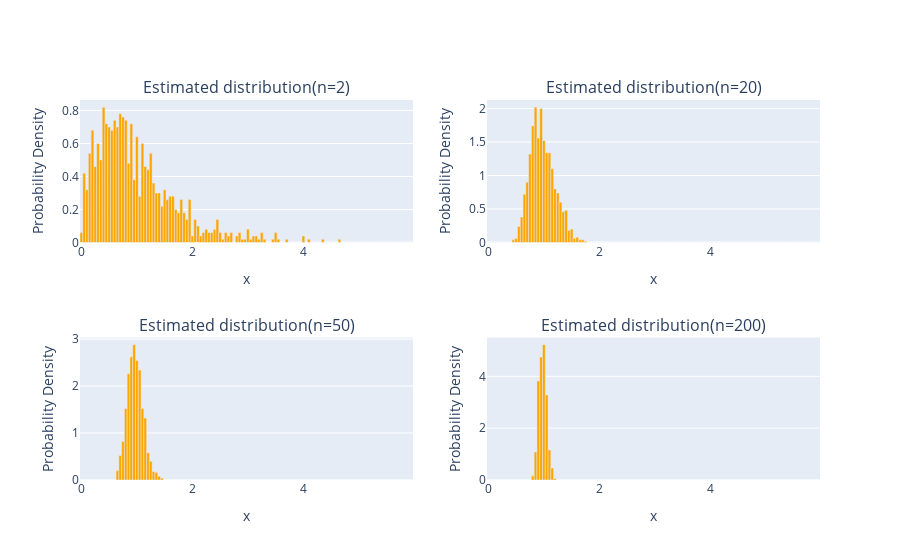

Notebook code cell kept with this figure:
### Code cell
# Plotting estimated distributions of sample mean
utils.visualize_mean_approx(n_vals, mean_sets)
